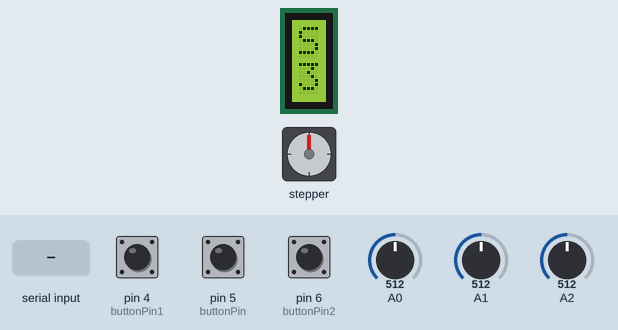
This sketch was run on a simulated Arduino Uno, built with avr-gcc and run on an emulated ATmega328P. On the bench: 1×2 character LCD, stepper motor. Inputs (shaded band) come from the test bench; at power-on: pin 6 (buttonPin2) HIGH, A0 = 512, pin 4 (buttonPin1) HIGH, pin 5 (buttonPin) HIGH, A1 = 512, A2 = 512. Stepper angles assume 40 steps per turn.

Above: at 6.2 s.
6.3 s: pin 6 (buttonPin2) pulled LOW for 3.2 s
At 8.9 s:
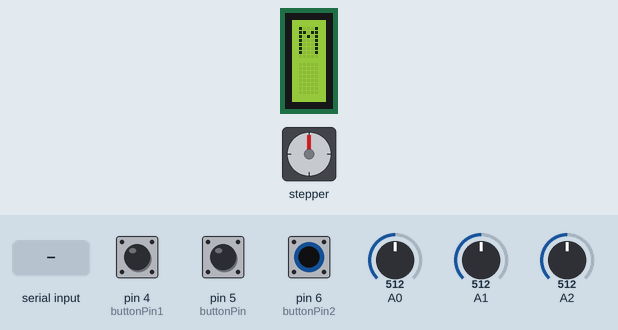
12.0 s: pin 6 (buttonPin2) pulled LOW for 0.15 s
At 14.0 s:
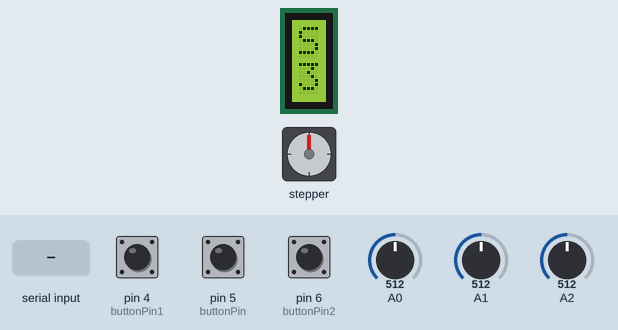
14.5 s: A0 set to 884
At 16.2 s:
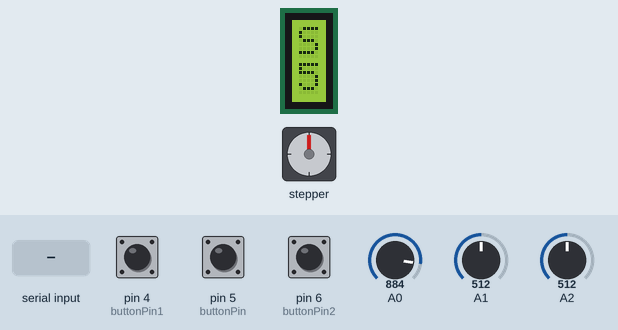
16.6 s: A0 set to 913
At 17.2 s:
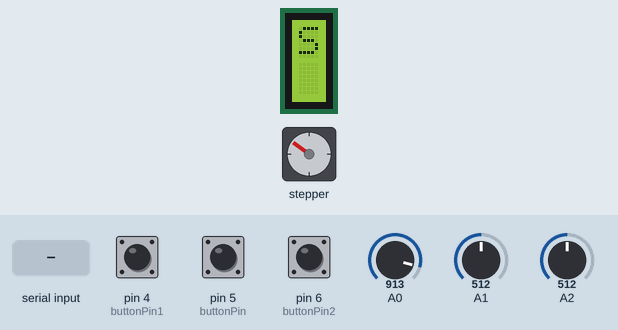
19.7 s: pin 6 (buttonPin2) pulled LOW for 1 s
At 23.5 s:
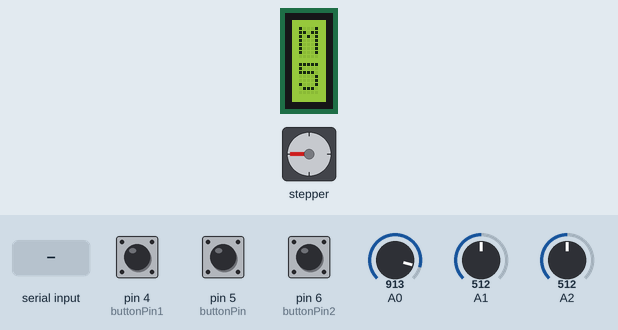
23.8 s: "30,150\n" received over Serial
At 25.7 s:
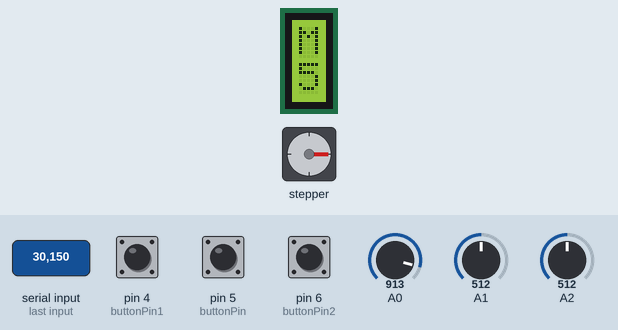
Timing chart, 0 to 27.2 s (numbered marks = the images above; inputs shaded):
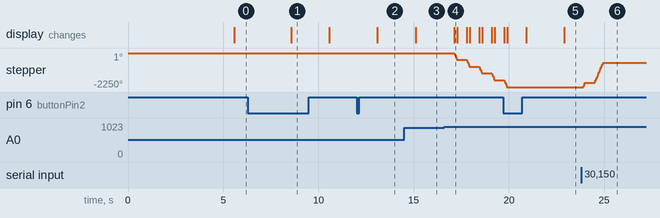

The sketch:

Solar_tracker_using_Stepper.ino
```cpp
#include <LiquidCrystal.h>
const int rs = 13, en = 12, d4 = 11, d5 = 10, d6 = 9, d7 = 8;
LiquidCrystal lcd(rs, en, d4, d5, d6, d7);
#include <Stepper.h> // Include the header file

// change this to the number of steps on your motor
#define STEPS 40
const int buttonPin = 5;
const int buttonPin1 = 4;
const int buttonPin2 = 6;
int buttonState = 0;
int buttonState1 = 0;
int buttonState2 = 0;
// create an instance of the stepper class using the steps and pins
Stepper stepper(STEPS, 8, 10, 9, 11);

int val = 0,x=0;

void setup() {
  Serial.begin(9600);
  stepper.setSpeed(500);
   pinMode(buttonPin, INPUT_PULLUP);
    pinMode(buttonPin1, INPUT_PULLUP);
 pinMode(buttonPin2, INPUT_PULLUP);
 lcd.begin(1, 2);
  lcd.print("Solar Tracker");
  delay(5000);
}

void loop() {

 int sensorValue = analogRead(A0);
 int sensorValue1 = analogRead(A1);
buttonState = digitalRead(buttonPin);
buttonState1 = digitalRead(buttonPin1);
buttonState2 = digitalRead(buttonPin2);
//Serial.print(sensorValue);
//Serial.print("---");
//Serial.println(sensorValue1);
delay(500);
if(buttonState2==LOW)
{
x=x+1;
delay(500);
        if(x>1)
        {
          x=0;
          lcd.clear();
          lcd.print("Manual Mod");
          delay(2000);
        }
  }

if(x==1)
{
  lcd.clear();
  lcd.print("Sensor Mod");

  if(sensorValue>900)
  {
    val=0;
    stepper.step(-50);

  }
  else if(sensorValue1>900)
  {
    stepper.step(50);

  }
}
else
{
   if (Serial.available()>0)
  {
    val = Serial.parseInt();
    stepper.step(val);
   // Serial.println(val); //for debugging

  }


if(buttonState==LOW)
{
 val=50;
stepper.step(val);
//Serial.println(val);
delay(300);
}

else if(buttonState1==LOW)
{
 val=-50;
stepper.step(val);
//Serial.println(val);
delay(300);
}
}

 int sensorValue3 = analogRead(A2);
  float voltage = sensorValue * (6.0 / 1023.0);
 // Serial.println(voltage);
  lcd.setCursor(0, 1);
  lcd.print(voltage);
   lcd.print(" V");
}
```

Measured:
- the behaviour switches between 900 and 901 on A0 (found by bisection; images 3 and 4)
- after the input at 6.3 s, the display: changes after 2.3 s (image 1)
- after the input at 12.0 s, the display: changes after 1.1 s (image 2)
- after the input at 14.5 s, the display: changes after 0.61 s (image 3)
- after the input at 16.6 s, stepper: turns 450° counter-clockwise in 0.15 s, repeating every 0.66 s; the display: changes after 0.53 s (image 4)
- after the input at 19.7 s, stepper: goes on until 19.9 s, then stays -2250°
- after the input at 23.8 s, stepper: turns 270° clockwise in 0.07 s, then 1350° clockwise in 0.44 s
